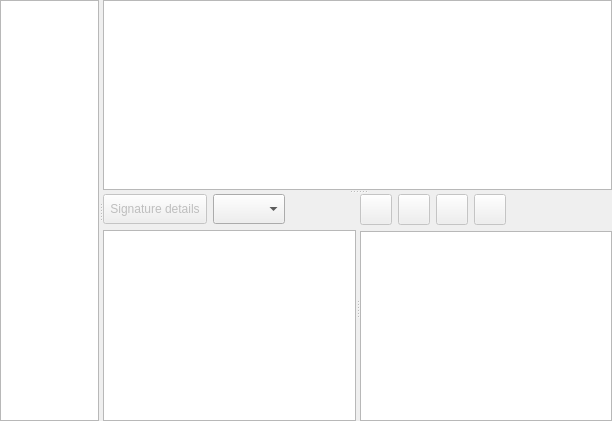
  <widget class="QWidget" name="centralWidgetWindows">
   <layout class="QHBoxLayout" name="horizontalLayout_4">
    <property name="leftMargin">
     <number>0</number>
    </property>
    <property name="topMargin">
     <number>0</number>
    </property>
    <property name="rightMargin">
     <number>0</number>
    </property>
    <property name="bottomMargin">
     <number>0</number>
    </property>
    <item>
     <widget class="QSplitter" name="hSplitterAccount">
      <property name="mouseTracking">
       <bool>false</bool>
      </property>
      <property name="orientation">
       <enum>Qt::Horizontal</enum>
      </property>
      <widget class="LoweredTreeView" name="accountList">
       <property name="enabled">
        <bool>true</bool>
       </property>
       <property name="sizePolicy">
        <sizepolicy hsizetype="Preferred" vsizetype="Preferred">
         <horstretch>0</horstretch>
         <verstretch>0</verstretch>
        </sizepolicy>
       </property>
       <property name="sizeAdjustPolicy">
        <enum>QAbstractScrollArea::AdjustToContents</enum>
       </property>
       <attribute name="headerMinimumSectionSize">
        <number>100</number>
       </attribute>
      </widget>
      <widget class="QStackedWidget" name="messageStackedWidget">
       <property name="currentIndex">
        <number>1</number>
       </property>
       <widget class="QWidget" name="accountInfoPage">
        <layout class="QHBoxLayout" name="horizontalLayout_3">
         <property name="leftMargin">
          <number>0</number>
         </property>
         <property name="topMargin">
          <number>0</number>
         </property>
         <property name="rightMargin">
          <number>0</number>
         </property>
         <property name="bottomMargin">
          <number>0</number>
         </property>
         <item>
          <widget class="QTextEdit" name="accountTextInfo"/>
         </item>
        </layout>
       </widget>
       <widget class="QWidget" name="messagePage">
        <layout class="QHBoxLayout" name="horizontalLayout_2">
         <property name="leftMargin">
          <number>0</number>
         </property>
         <property name="topMargin">
          <number>0</number>
         </property>
         <property name="rightMargin">
          <number>0</number>
         </property>
         <property name="bottomMargin">
          <number>0</number>
         </property>
         <item>
          <widget class="QSplitter" name="vSplitterMessage">
           <property name="orientation">
            <enum>Qt::Vertical</enum>
           </property>
           <widget class="LoweredTableView" name="messageList">
            <property name="showGrid">
             <bool>false</bool>
            </property>
            <property name="wordWrap">
             <bool>false</bool>
            </property>
            <attribute name="horizontalHeaderHighlightSections">
             <bool>false</bool>
            </attribute>
            <attribute name="horizontalHeaderShowSortIndicator" stdset="0">
             <bool>true</bool>
            </attribute>
            <attribute name="horizontalHeaderStretchLastSection">
             <bool>true</bool>
            </attribute>
            <attribute name="verticalHeaderVisible">
             <bool>false</bool>
            </attribute>
            <attribute name="verticalHeaderHighlightSections">
             <bool>false</bool>
            </attribute>
           </widget>
           <widget class="QSplitter" name="hSplitterMessageInfo">
            <property name="orientation">
             <enum>Qt::Horizontal</enum>
            </property>
            <widget class="QWidget" name="layoutWidget2">
             <layout class="QVBoxLayout" name="verticalLayout2">
              <item>
               <layout class="QHBoxLayout" name="horizontalLayout_5">
                <item>
                 <widget class="QToolButton" name="signatureDetails">
                  <property name="enabled">
                   <bool>false</bool>
                  </property>
                  <property name="minimumSize">
                   <size>
                    <width>0</width>
                    <height>30</height>
                   </size>
                  </property>
                  <property name="toolTip">
                   <string>Show details about electronic signature of this message</string>
                  </property>
                  <property name="text">
                   <string>Signature details</string>
                  </property>
                  <property name="icon">
                   <iconset resource="../../../res/resources.qrc">
                    <normaloff>:/icons/32x32/datovka.png</normaloff>:/icons/32x32/datovka.png</iconset>
                  </property>
                  <property name="iconSize">
                   <size>
                    <width>24</width>
                    <height>24</height>
                   </size>
                  </property>
                  <property name="toolButtonStyle">
                   <enum>Qt::ToolButtonTextBesideIcon</enum>
                  </property>
                 </widget>
                </item>
                <item>
                 <widget class="QComboBox" name="messageStateCombo">
                  <property name="minimumSize">
                   <size>
                    <width>0</width>
                    <height>30</height>
                   </size>
                  </property>
                  <property name="toolTip">
                   <string>For current message you can locally set
if the message is not processed, if the 
message is in progress or if was already 
sent reply on this message</string>
                  </property>
                 </widget>
                </item>
                <item>
                 <spacer name="horizontalSpacer">
                  <property name="orientation">
                   <enum>Qt::Horizontal</enum>
                  </property>
                  <property name="sizeHint" stdset="0">
                   <size>
                    <width>40</width>
                    <height>20</height>
                   </size>
                  </property>
                 </spacer>
                </item>
               </layout>
              </item>
              <item>
               <widget class="QTextEdit" name="messageInfo"/>
              </item>
             </layout>
            </widget>
            <widget class="QWidget" name="layoutWidget">
             <layout class="QVBoxLayout" name="verticalLayout">
              <item>
               <layout class="QHBoxLayout" name="horizontalLayout">
                <item>
                 <widget class="QToolButton" name="downloadComplete">
                  <property name="enabled">
                   <bool>false</bool>
                  </property>
                  <property name="icon">
                   <iconset resource="../../../res/resources.qrc">
                    <normaloff>:/icons/24x24/datovka.png</normaloff>:/icons/24x24/datovka.png</iconset>
                  </property>
                  <property name="iconSize">
                   <size>
                    <width>24</width>
                    <height>24</height>
                   </size>
                  </property>
                  <property name="toolButtonStyle">
                   <enum>Qt::ToolButtonIconOnly</enum>
                  </property>
                 </widget>
                </item>
                <item>
                 <widget class="QToolButton" name="saveAttachments">
                  <property name="enabled">
                   <bool>false</bool>
                  </property>
                  <property name="icon">
                   <iconset resource="../../../res/resources.qrc">
                    <normaloff>:/icons/24x24/datovka.png</normaloff>:/icons/24x24/datovka.png</iconset>
                  </property>
                  <property name="iconSize">
                   <size>
                    <width>24</width>
                    <height>24</height>
                   </size>
                  </property>
                  <property name="toolButtonStyle">
                   <enum>Qt::ToolButtonIconOnly</enum>
                  </property>
                 </widget>
                </item>
                <item>
                 <widget class="QToolButton" name="saveAttachment">
                  <property name="enabled">
                   <bool>false</bool>
                  </property>
                  <property name="icon">
                   <iconset resource="../../../res/resources.qrc">
                    <normaloff>:/icons/24x24/datovka.png</normaloff>:/icons/24x24/datovka.png</iconset>
                  </property>
                  <property name="iconSize">
                   <size>
                    <width>24</width>
                    <height>24</height>
                   </size>
                  </property>
                  <property name="toolButtonStyle">
                   <enum>Qt::ToolButtonIconOnly</enum>
                  </property>
                 </widget>
                </item>
                <item>
                 <widget class="QToolButton" name="openAttachment">
                  <property name="enabled">
                   <bool>false</bool>
                  </property>
                  <property name="icon">
                   <iconset resource="../../../res/resources.qrc">
                    <normaloff>:/icons/24x24/datovka.png</normaloff>:/icons/24x24/datovka.png</iconset>
                  </property>
                  <property name="iconSize">
                   <size>
                    <width>24</width>
                    <height>24</height>
                   </size>
                  </property>
                  <property name="toolButtonStyle">
                   <enum>Qt::ToolButtonIconOnly</enum>
                  </property>
                 </widget>
                </item>
                <item>
                 <spacer name="horizontalButtonSpacer">
                  <property name="orientation">
                   <enum>Qt::Horizontal</enum>
                  </property>
                  <property name="sizeHint" stdset="0">
                   <size>
                    <width>40</width>
                    <height>20</height>
                   </size>
                  </property>
                 </spacer>
                </item>
               </layout>
              </item>
              <item>
               <widget class="AttachmentTableView" name="messageAttachmentList">
                <property name="showGrid">
                 <bool>false</bool>
                </property>
                <property name="wordWrap">
                 <bool>false</bool>
                </property>
                <attribute name="horizontalHeaderHighlightSections">
                 <bool>false</bool>
                </attribute>
                <attribute name="horizontalHeaderStretchLastSection">
                 <bool>true</bool>
                </attribute>
                <attribute name="verticalHeaderVisible">
                 <bool>false</bool>
                </attribute>
                <attribute name="verticalHeaderHighlightSections">
                 <bool>false</bool>
                </attribute>
               </widget>
              </item>
             </layout>
            </widget>
           </widget>
          </widget>
         </item>
        </layout>
       </widget>
      </widget>
     </widget>
    </item>
   </layout>
  </widget>
